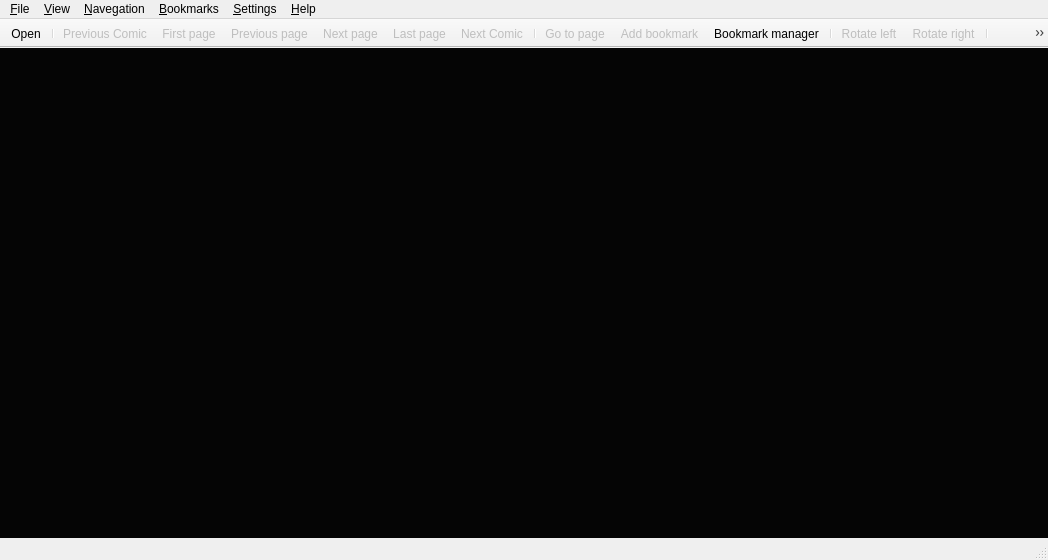
<?xml version="1.0" encoding="UTF-8"?>
<ui version="4.0">
 <author>Michell Stuttgart Faria</author>
 <class>MainWindowView</class>
 <widget class="QMainWindow" name="MainWindowView">
  <property name="geometry">
   <rect>
    <x>0</x>
    <y>0</y>
    <width>1048</width>
    <height>560</height>
   </rect>
  </property>
  <property name="sizePolicy">
   <sizepolicy hsizetype="Expanding" vsizetype="Expanding">
    <horstretch>0</horstretch>
    <verstretch>0</verstretch>
   </sizepolicy>
  </property>
  <property name="baseSize">
   <size>
    <width>0</width>
    <height>3</height>
   </size>
  </property>
  <property name="focusPolicy">
   <enum>Qt::WheelFocus</enum>
  </property>
  <property name="windowTitle">
   <string>Pynocchio Comic Reader</string>
  </property>
  <property name="windowIcon">
   <iconset resource="../rsc/main_window_view.qrc">
    <normaloff>:/icons/pynocchio_icon_2.png</normaloff>:/icons/pynocchio_icon_2.png</iconset>
  </property>
  <property name="accessibleName">
   <string>Pynocchio Comic Reader</string>
  </property>
  <property name="accessibleDescription">
   <string>The Best Comic Reader</string>
  </property>
  <property name="iconSize">
   <size>
    <width>22</width>
    <height>22</height>
   </size>
  </property>
  <property name="toolButtonStyle">
   <enum>Qt::ToolButtonIconOnly</enum>
  </property>
  <property name="animated">
   <bool>false</bool>
  </property>
  <property name="documentMode">
   <bool>false</bool>
  </property>
  <property name="tabShape">
   <enum>QTabWidget::Rounded</enum>
  </property>
  <property name="dockNestingEnabled">
   <bool>false</bool>
  </property>
  <property name="unifiedTitleAndToolBarOnMac">
   <bool>true</bool>
  </property>
  <widget class="QWidget" name="central_widget">
   <property name="sizePolicy">
    <sizepolicy hsizetype="Preferred" vsizetype="Preferred">
     <horstretch>0</horstretch>
     <verstretch>0</verstretch>
    </sizepolicy>
   </property>
   <property name="autoFillBackground">
    <bool>true</bool>
   </property>
   <layout class="QHBoxLayout" name="horizontalLayout">
    <property name="margin">
     <number>0</number>
    </property>
    <item>
     <widget class="QScrollAreaViewer" name="qscroll_area_viewer">
      <property name="sizePolicy">
       <sizepolicy hsizetype="Expanding" vsizetype="Expanding">
        <horstretch>0</horstretch>
        <verstretch>0</verstretch>
       </sizepolicy>
      </property>
      <property name="focusPolicy">
       <enum>Qt::ClickFocus</enum>
      </property>
      <property name="layoutDirection">
       <enum>Qt::LeftToRight</enum>
      </property>
      <property name="autoFillBackground">
       <bool>true</bool>
      </property>
      <property name="styleSheet">
       <string notr="true">background-color: rgb(5, 5, 5);</string>
      </property>
      <property name="frameShape">
       <enum>QFrame::HLine</enum>
      </property>
      <property name="frameShadow">
       <enum>QFrame::Plain</enum>
      </property>
      <property name="lineWidth">
       <number>0</number>
      </property>
      <property name="verticalScrollBarPolicy">
       <enum>Qt::ScrollBarAlwaysOff</enum>
      </property>
      <property name="horizontalScrollBarPolicy">
       <enum>Qt::ScrollBarAlwaysOff</enum>
      </property>
      <property name="widgetResizable">
       <bool>true</bool>
      </property>
      <property name="alignment">
       <set>Qt::AlignCenter</set>
      </property>
      <widget class="QWidget" name="scroll_area_widget_contents">
       <property name="geometry">
        <rect>
         <x>0</x>
         <y>0</y>
         <width>1048</width>
         <height>485</height>
        </rect>
       </property>
       <property name="sizePolicy">
        <sizepolicy hsizetype="Expanding" vsizetype="Expanding">
         <horstretch>0</horstretch>
         <verstretch>0</verstretch>
        </sizepolicy>
       </property>
       <property name="autoFillBackground">
        <bool>false</bool>
       </property>
       <layout class="QHBoxLayout" name="horizontalLayout_2">
        <property name="spacing">
         <number>0</number>
        </property>
        <property name="sizeConstraint">
         <enum>QLayout::SetMaximumSize</enum>
        </property>
        <property name="margin">
         <number>0</number>
        </property>
        <item>
         <widget class="QLabel" name="label">
          <property name="sizePolicy">
           <sizepolicy hsizetype="Preferred" vsizetype="Preferred">
            <horstretch>20</horstretch>
            <verstretch>20</verstretch>
           </sizepolicy>
          </property>
          <property name="mouseTracking">
           <bool>false</bool>
          </property>
          <property name="focusPolicy">
           <enum>Qt::ClickFocus</enum>
          </property>
          <property name="layoutDirection">
           <enum>Qt::LeftToRight</enum>
          </property>
          <property name="autoFillBackground">
           <bool>false</bool>
          </property>
          <property name="frameShape">
           <enum>QFrame::NoFrame</enum>
          </property>
          <property name="frameShadow">
           <enum>QFrame::Plain</enum>
          </property>
          <property name="lineWidth">
           <number>0</number>
          </property>
          <property name="midLineWidth">
           <number>0</number>
          </property>
          <property name="text">
           <string/>
          </property>
          <property name="textFormat">
           <enum>Qt::PlainText</enum>
          </property>
          <property name="pixmap">
           <pixmap resource="../rsc/main_window_view.qrc">:/icons/pynocchio_icon_2.png</pixmap>
          </property>
          <property name="scaledContents">
           <bool>false</bool>
          </property>
          <property name="alignment">
           <set>Qt::AlignCenter</set>
          </property>
          <property name="margin">
           <number>0</number>
          </property>
          <property name="textInteractionFlags">
           <set>Qt::NoTextInteraction</set>
          </property>
         </widget>
        </item>
       </layout>
      </widget>
     </widget>
    </item>
   </layout>
  </widget>
  <widget class="QMenuBar" name="menubar">
   <property name="geometry">
    <rect>
     <x>0</x>
     <y>0</y>
     <width>1048</width>
     <height>23</height>
    </rect>
   </property>
   <property name="sizePolicy">
    <sizepolicy hsizetype="Fixed" vsizetype="Fixed">
     <horstretch>0</horstretch>
     <verstretch>0</verstretch>
    </sizepolicy>
   </property>
   <property name="acceptDrops">
    <bool>false</bool>
   </property>
   <property name="autoFillBackground">
    <bool>false</bool>
   </property>
   <property name="defaultUp">
    <bool>false</bool>
   </property>
   <widget class="QMenu" name="menu_file">
    <property name="title">
     <string>&amp;File</string>
    </property>
    <widget class="QMenu" name="menu_recent_files">
     <property name="enabled">
      <bool>true</bool>
     </property>
     <property name="tearOffEnabled">
      <bool>false</bool>
     </property>
     <property name="title">
      <string>&amp;Recent files</string>
     </property>
     <property name="icon">
      <iconset resource="../rsc/main_window_view.qrc">
       <normaloff>:/icons/elementary3-icon-theme/actions/48/document-open-recent.svg</normaloff>:/icons/elementary3-icon-theme/actions/48/document-open-recent.svg</iconset>
     </property>
     <property name="separatorsCollapsible">
      <bool>false</bool>
     </property>
    </widget>
    <addaction name="action_open"/>
    <addaction name="action_open_folder"/>
    <addaction name="action_save_image"/>
    <addaction name="menu_recent_files"/>
    <addaction name="separator"/>
    <addaction name="action_exit"/>
   </widget>
   <widget class="QMenu" name="menu_view">
    <property name="title">
     <string>&amp;View</string>
    </property>
    <addaction name="action_fullscreen"/>
    <addaction name="separator"/>
    <addaction name="action_original_fit"/>
    <addaction name="action_vertical_fit"/>
    <addaction name="action_horizontal_fit"/>
    <addaction name="action_best_fit"/>
    <addaction name="separator"/>
    <addaction name="action_rotate_left"/>
    <addaction name="action_rotate_right"/>
   </widget>
   <widget class="QMenu" name="menu_navegation">
    <property name="acceptDrops">
     <bool>false</bool>
    </property>
    <property name="tearOffEnabled">
     <bool>false</bool>
    </property>
    <property name="title">
     <string>&amp;Navegation</string>
    </property>
    <addaction name="action_next_page"/>
    <addaction name="action_previous_page"/>
    <addaction name="separator"/>
    <addaction name="action_first_page"/>
    <addaction name="action_last_page"/>
    <addaction name="separator"/>
    <addaction name="action_go_to_page"/>
    <addaction name="separator"/>
    <addaction name="action_next_comic"/>
    <addaction name="action_previous_comic"/>
   </widget>
   <widget class="QMenu" name="menu_Help">
    <property name="title">
     <string>&amp;Help</string>
    </property>
    <addaction name="action_about"/>
    <addaction name="action_about_qt"/>
   </widget>
   <widget class="QMenu" name="menu_Settings">
    <property name="title">
     <string>&amp;Settings</string>
    </property>
    <addaction name="action_show_toolbar"/>
    <addaction name="action_show_statusbar"/>
    <addaction name="separator"/>
    <addaction name="action_preference_dialog"/>
   </widget>
   <widget class="QMenu" name="menu_bookmarks">
    <property name="tearOffEnabled">
     <bool>false</bool>
    </property>
    <property name="title">
     <string>&amp;Bookmarks</string>
    </property>
    <property name="separatorsCollapsible">
     <bool>true</bool>
    </property>
    <widget class="QMenu" name="menu_recent_bookmarks">
     <property name="title">
      <string>&amp;Recente bookmarks</string>
     </property>
     <property name="icon">
      <iconset resource="../rsc/main_window_view.qrc">
       <normaloff>:/icons/elementary3-icon-theme/actions/48/document-open-recent.svg</normaloff>:/icons/elementary3-icon-theme/actions/48/document-open-recent.svg</iconset>
     </property>
     <addaction name="action_bookmark_1"/>
     <addaction name="action_bookmark_2"/>
     <addaction name="action_bookmark_3"/>
     <addaction name="action_bookmark_4"/>
     <addaction name="action_bookmark_5"/>
    </widget>
    <addaction name="action_add_bookmark"/>
    <addaction name="action_remove_bookmark"/>
    <addaction name="separator"/>
    <addaction name="action_bookmark_manager"/>
    <addaction name="menu_recent_bookmarks"/>
   </widget>
   <addaction name="menu_file"/>
   <addaction name="menu_view"/>
   <addaction name="menu_navegation"/>
   <addaction name="menu_bookmarks"/>
   <addaction name="menu_Settings"/>
   <addaction name="menu_Help"/>
  </widget>
  <widget class="QToolBar" name="toolbar">
   <property name="enabled">
    <bool>true</bool>
   </property>
   <property name="sizePolicy">
    <sizepolicy hsizetype="Maximum" vsizetype="Maximum">
     <horstretch>0</horstretch>
     <verstretch>0</verstretch>
    </sizepolicy>
   </property>
   <property name="focusPolicy">
    <enum>Qt::ClickFocus</enum>
   </property>
   <property name="acceptDrops">
    <bool>true</bool>
   </property>
   <property name="windowTitle">
    <string>toolBar</string>
   </property>
   <property name="autoFillBackground">
    <bool>true</bool>
   </property>
   <property name="movable">
    <bool>false</bool>
   </property>
   <property name="toolButtonStyle">
    <enum>Qt::ToolButtonIconOnly</enum>
   </property>
   <property name="floatable">
    <bool>false</bool>
   </property>
   <attribute name="toolBarArea">
    <enum>TopToolBarArea</enum>
   </attribute>
   <attribute name="toolBarBreak">
    <bool>false</bool>
   </attribute>
   <addaction name="action_open"/>
   <addaction name="separator"/>
   <addaction name="action_previous_comic"/>
   <addaction name="action_first_page"/>
   <addaction name="action_previous_page"/>
   <addaction name="action_next_page"/>
   <addaction name="action_last_page"/>
   <addaction name="action_next_comic"/>
   <addaction name="separator"/>
   <addaction name="action_go_to_page"/>
   <addaction name="action_add_bookmark"/>
   <addaction name="action_bookmark_manager"/>
   <addaction name="separator"/>
   <addaction name="action_rotate_left"/>
   <addaction name="action_rotate_right"/>
   <addaction name="separator"/>
   <addaction name="action_original_fit"/>
   <addaction name="action_vertical_fit"/>
   <addaction name="action_horizontal_fit"/>
   <addaction name="action_best_fit"/>
   <addaction name="action_fullscreen"/>
   <addaction name="separator"/>
   <addaction name="action_exit"/>
  </widget>
  <widget class="StatusBar" name="statusbar"/>
  <action name="action_open">
   <property name="icon">
    <iconset resource="../rsc/main_window_view.qrc">
     <normaloff>:/icons/elementary3-icon-theme/actions/64/address-book-new.svg</normaloff>:/icons/elementary3-icon-theme/actions/64/address-book-new.svg</iconset>
   </property>
   <property name="text">
    <string>&amp;Open</string>
   </property>
   <property name="shortcut">
    <string>Ctrl+O</string>
   </property>
   <property name="menuRole">
    <enum>QAction::TextHeuristicRole</enum>
   </property>
   <property name="iconVisibleInMenu">
    <bool>true</bool>
   </property>
  </action>
  <action name="action_about">
   <property name="icon">
    <iconset resource="../rsc/main_window_view.qrc">
     <normaloff>:/icons/elementary3-icon-theme/actions/64/help-info.svg</normaloff>:/icons/elementary3-icon-theme/actions/64/help-info.svg</iconset>
   </property>
   <property name="text">
    <string>&amp;About Pynocchio</string>
   </property>
  </action>
  <action name="action_about_qt">
   <property name="text">
    <string>&amp;About Qt</string>
   </property>
  </action>
  <action name="action_exit">
   <property name="icon">
    <iconset resource="../rsc/main_window_view.qrc">
     <normaloff>:/icons/elementary3-icon-theme/actions/48/application-exit.svg</normaloff>:/icons/elementary3-icon-theme/actions/48/application-exit.svg</iconset>
   </property>
   <property name="text">
    <string>&amp;Exit</string>
   </property>
   <property name="shortcut">
    <string>Ctrl+Q</string>
   </property>
  </action>
  <action name="action_next_page">
   <property name="enabled">
    <bool>false</bool>
   </property>
   <property name="icon">
    <iconset resource="../rsc/main_window_view.qrc">
     <normaloff>:/icons/elementary3-icon-theme/actions/48/go-next.svg</normaloff>:/icons/elementary3-icon-theme/actions/48/go-next.svg</iconset>
   </property>
   <property name="text">
    <string>&amp;Next page</string>
   </property>
   <property name="shortcut">
    <string>Right</string>
   </property>
   <property name="shortcutContext">
    <enum>Qt::WindowShortcut</enum>
   </property>
   <property name="visible">
    <bool>true</bool>
   </property>
   <property name="priority">
    <enum>QAction::HighPriority</enum>
   </property>
  </action>
  <action name="action_previous_page">
   <property name="enabled">
    <bool>false</bool>
   </property>
   <property name="icon">
    <iconset resource="../rsc/main_window_view.qrc">
     <normaloff>:/icons/elementary3-icon-theme/actions/48/go-previous.svg</normaloff>:/icons/elementary3-icon-theme/actions/48/go-previous.svg</iconset>
   </property>
   <property name="text">
    <string>&amp;Previous page</string>
   </property>
   <property name="shortcut">
    <string>Left</string>
   </property>
   <property name="shortcutContext">
    <enum>Qt::WindowShortcut</enum>
   </property>
   <property name="visible">
    <bool>true</bool>
   </property>
  </action>
  <action name="action_first_page">
   <property name="enabled">
    <bool>false</bool>
   </property>
   <property name="icon">
    <iconset resource="../rsc/main_window_view.qrc">
     <normaloff>:/icons/elementary3-icon-theme/actions/48/go-first.svg</normaloff>:/icons/elementary3-icon-theme/actions/48/go-first.svg</iconset>
   </property>
   <property name="text">
    <string>&amp;First page</string>
   </property>
   <property name="shortcut">
    <string>Ctrl+Left</string>
   </property>
   <property name="shortcutContext">
    <enum>Qt::WindowShortcut</enum>
   </property>
  </action>
  <action name="action_last_page">
   <property name="enabled">
    <bool>false</bool>
   </property>
   <property name="icon">
    <iconset resource="../rsc/main_window_view.qrc">
     <normaloff>:/icons/elementary3-icon-theme/actions/48/go-last.svg</normaloff>:/icons/elementary3-icon-theme/actions/48/go-last.svg</iconset>
   </property>
   <property name="text">
    <string>&amp;Last page</string>
   </property>
   <property name="shortcut">
    <string>Ctrl+Right</string>
   </property>
   <property name="shortcutContext">
    <enum>Qt::WindowShortcut</enum>
   </property>
  </action>
  <action name="action_rotate_left">
   <property name="checkable">
    <bool>false</bool>
   </property>
   <property name="enabled">
    <bool>false</bool>
   </property>
   <property name="icon">
    <iconset resource="../rsc/main_window_view.qrc">
     <normaloff>:/icons/elementary3-icon-theme/actions/48/object-rotate-left.svg</normaloff>:/icons/elementary3-icon-theme/actions/48/object-rotate-left.svg</iconset>
   </property>
   <property name="text">
    <string>&amp;Rotate left</string>
   </property>
   <property name="shortcut">
    <string>Ctrl+Shift+R</string>
   </property>
   <property name="shortcutContext">
    <enum>Qt::WidgetShortcut</enum>
   </property>
  </action>
  <action name="action_rotate_right">
   <property name="enabled">
    <bool>false</bool>
   </property>
   <property name="icon">
    <iconset resource="../rsc/main_window_view.qrc">
     <normaloff>:/icons/elementary3-icon-theme/actions/48/object-rotate-right.svg</normaloff>:/icons/elementary3-icon-theme/actions/48/object-rotate-right.svg</iconset>
   </property>
   <property name="text">
    <string>&amp;Rotate right</string>
   </property>
   <property name="shortcut">
    <string>Ctrl+R</string>
   </property>
   <property name="shortcutContext">
    <enum>Qt::WidgetShortcut</enum>
   </property>
  </action>
  <action name="action_horizontal_fit">
   <property name="checkable">
    <bool>true</bool>
   </property>
   <property name="checked">
    <bool>false</bool>
   </property>
   <property name="enabled">
    <bool>false</bool>
   </property>
   <property name="icon">
    <iconset resource="../rsc/main_window_view.qrc">
     <normaloff>:/icons/freeiconmaker-icons/horizontal-fit.svg</normaloff>:/icons/freeiconmaker-icons/horizontal-fit.svg</iconset>
   </property>
   <property name="text">
    <string>&amp;Horizontal fit</string>
   </property>
   <property name="shortcut">
    <string>Ctrl+K</string>
   </property>
   <property name="visible">
    <bool>true</bool>
   </property>
  </action>
  <action name="action_fullscreen">
   <property name="checkable">
    <bool>false</bool>
   </property>
   <property name="enabled">
    <bool>false</bool>
   </property>
   <property name="icon">
    <iconset resource="../rsc/main_window_view.qrc">
     <normaloff>:/icons/freeiconmaker-icons/fullscreen.svg</normaloff>:/icons/freeiconmaker-icons/fullscreen.svg</iconset>
   </property>
   <property name="text">
    <string>&amp;Fullscreen</string>
   </property>
   <property name="shortcut">
    <string>F</string>
   </property>
   <property name="shortcutContext">
    <enum>Qt::WidgetShortcut</enum>
   </property>
  </action>
  <action name="action_go_to_page">
   <property name="enabled">
    <bool>false</bool>
   </property>
   <property name="icon">
    <iconset resource="../rsc/main_window_view.qrc">
     <normaloff>:/icons/elementary3-icon-theme/actions/48/search.svg</normaloff>:/icons/elementary3-icon-theme/actions/48/search.svg</iconset>
   </property>
   <property name="text">
    <string>&amp;Go to page...</string>
   </property>
   <property name="shortcut">
    <string>Ctrl+G</string>
   </property>
  </action>
  <action name="action_original_fit">
   <property name="checkable">
    <bool>true</bool>
   </property>
   <property name="checked">
    <bool>true</bool>
   </property>
   <property name="enabled">
    <bool>false</bool>
   </property>
   <property name="icon">
    <iconset resource="../rsc/main_window_view.qrc">
     <normaloff>:/icons/freeiconmaker-icons/original-fit.svg</normaloff>:/icons/freeiconmaker-icons/original-fit.svg</iconset>
   </property>
   <property name="text">
    <string>&amp;Original fit</string>
   </property>
   <property name="shortcut">
    <string>Ctrl+H</string>
   </property>
   <property name="shortcutContext">
    <enum>Qt::ApplicationShortcut</enum>
   </property>
   <property name="visible">
    <bool>true</bool>
   </property>
  </action>
  <action name="action_show_toolbar">
   <property name="checkable">
    <bool>true</bool>
   </property>
   <property name="checked">
    <bool>true</bool>
   </property>
   <property name="text">
    <string>&amp;Show Toolbar</string>
   </property>
  </action>
  <action name="action_show_statusbar">
   <property name="checkable">
    <bool>true</bool>
   </property>
   <property name="checked">
    <bool>true</bool>
   </property>
   <property name="text">
    <string>S&amp;how Statusbar</string>
   </property>
  </action>
  <action name="action_add_bookmark">
   <property name="enabled">
    <bool>false</bool>
   </property>
   <property name="icon">
    <iconset resource="../rsc/main_window_view.qrc">
     <normaloff>:/icons/elementary3-icon-theme/actions/64/bookmark_add.svg</normaloff>:/icons/elementary3-icon-theme/actions/64/bookmark_add.svg</iconset>
   </property>
   <property name="text">
    <string>&amp;Add bookmark</string>
   </property>
   <property name="visible">
    <bool>true</bool>
   </property>
  </action>
  <action name="action_remove_bookmark">
   <property name="enabled">
    <bool>false</bool>
   </property>
   <property name="icon">
    <iconset resource="../rsc/main_window_view.qrc">
     <normaloff>:/icons/elementary3-icon-theme/actions/64/stock_delete.svg</normaloff>:/icons/elementary3-icon-theme/actions/64/stock_delete.svg</iconset>
   </property>
   <property name="text">
    <string>&amp;Remove bookmark</string>
   </property>
  </action>
  <action name="action_bookmark_manager">
   <property name="enabled">
    <bool>true</bool>
   </property>
   <property name="icon">
    <iconset resource="../rsc/main_window_view.qrc">
     <normaloff>:/icons/elementary3-icon-theme/apps/64/office-database.svg</normaloff>:/icons/elementary3-icon-theme/apps/64/office-database.svg</iconset>
   </property>
   <property name="text">
    <string>Bookmark &amp;manager</string>
   </property>
  </action>
  <action name="action_open_folder">
   <property name="text">
    <string>Open &amp;Folder</string>
   </property>
   <property name="visible">
    <bool>false</bool>
   </property>
   <property name="menuRole">
    <enum>QAction::TextHeuristicRole</enum>
   </property>
   <property name="iconVisibleInMenu">
    <bool>true</bool>
   </property>
  </action>
  <action name="action_next_comic">
   <property name="enabled">
    <bool>false</bool>
   </property>
   <property name="icon">
    <iconset resource="../rsc/main_window_view.qrc">
     <normaloff>:/icons/elementary3-icon-theme/actions/48/media-skip-forward.svg</normaloff>:/icons/elementary3-icon-theme/actions/48/media-skip-forward.svg</iconset>
   </property>
   <property name="text">
    <string>Next Comic</string>
   </property>
   <property name="shortcut">
    <string>Ctrl+Shift+Right</string>
   </property>
   <property name="shortcutContext">
    <enum>Qt::WindowShortcut</enum>
   </property>
  </action>
  <action name="action_previous_comic">
   <property name="enabled">
    <bool>false</bool>
   </property>
   <property name="icon">
    <iconset resource="../rsc/main_window_view.qrc">
     <normaloff>:/icons/elementary3-icon-theme/actions/48/media-skip-backward.svg</normaloff>:/icons/elementary3-icon-theme/actions/48/media-skip-backward.svg</iconset>
   </property>
   <property name="text">
    <string>Previous Comic</string>
   </property>
   <property name="shortcut">
    <string>Ctrl+Shift+Left</string>
   </property>
   <property name="shortcutContext">
    <enum>Qt::WindowShortcut</enum>
   </property>
  </action>
  <action name="action_preference_dialog">
   <property name="icon">
    <iconset resource="../rsc/main_window_view.qrc">
     <normaloff>:/icons/elementary3-icon-theme/actions/48/document-properties.svg</normaloff>:/icons/elementary3-icon-theme/actions/48/document-properties.svg</iconset>
   </property>
   <property name="text">
    <string>Preferences</string>
   </property>
  </action>
  <action name="action_vertical_fit">
   <property name="checkable">
    <bool>true</bool>
   </property>
   <property name="checked">
    <bool>false</bool>
   </property>
   <property name="enabled">
    <bool>false</bool>
   </property>
   <property name="icon">
    <iconset resource="../rsc/main_window_view.qrc">
     <normaloff>:/icons/freeiconmaker-icons/vertical-fit.svg</normaloff>:/icons/freeiconmaker-icons/vertical-fit.svg</iconset>
   </property>
   <property name="text">
    <string>&amp;Vertical fit</string>
   </property>
   <property name="shortcut">
    <string>Ctrl+J</string>
   </property>
   <property name="autoRepeat">
    <bool>true</bool>
   </property>
   <property name="visible">
    <bool>true</bool>
   </property>
  </action>
  <action name="action_best_fit">
   <property name="checkable">
    <bool>true</bool>
   </property>
   <property name="checked">
    <bool>false</bool>
   </property>
   <property name="enabled">
    <bool>false</bool>
   </property>
   <property name="icon">
    <iconset resource="../rsc/main_window_view.qrc">
     <normaloff>:/icons/freeiconmaker-icons/best-fit.svg</normaloff>:/icons/freeiconmaker-icons/best-fit.svg</iconset>
   </property>
   <property name="text">
    <string>&amp;Best fit</string>
   </property>
   <property name="shortcut">
    <string>Ctrl+L</string>
   </property>
   <property name="visible">
    <bool>true</bool>
   </property>
  </action>
  <action name="action_save_image">
   <property name="enabled">
    <bool>true</bool>
   </property>
   <property name="icon">
    <iconset resource="../rsc/main_window_view.qrc">
     <normaloff>:/icons/elementary3-icon-theme/actions/64/go-down.svg</normaloff>:/icons/elementary3-icon-theme/actions/64/go-down.svg</iconset>
   </property>
   <property name="text">
    <string>&amp;Save image</string>
   </property>
   <property name="whatsThis">
    <string>Save current image in disk.</string>
   </property>
   <property name="shortcut">
    <string>Ctrl+S</string>
   </property>
  </action>
  <action name="action_bookmark_1">
   <property name="icon">
    <iconset resource="../rsc/main_window_view.qrc">
     <normaloff>:/icons/elementary3-icon-theme/actions/48/dialog-apply.svg</normaloff>:/icons/elementary3-icon-theme/actions/48/dialog-apply.svg</iconset>
   </property>
   <property name="text">
    <string notr="true">bookmark_1</string>
   </property>
   <property name="iconText">
    <string>bookmark</string>
   </property>
   <property name="toolTip">
    <string>bookmark</string>
   </property>
   <property name="visible">
    <bool>false</bool>
   </property>
  </action>
  <action name="action_bookmark_2">
   <property name="icon">
    <iconset resource="../rsc/main_window_view.qrc">
     <normaloff>:/icons/elementary3-icon-theme/actions/48/dialog-apply.svg</normaloff>:/icons/elementary3-icon-theme/actions/48/dialog-apply.svg</iconset>
   </property>
   <property name="text">
    <string>bookmark_2</string>
   </property>
   <property name="visible">
    <bool>false</bool>
   </property>
  </action>
  <action name="action_bookmark_3">
   <property name="icon">
    <iconset resource="../rsc/main_window_view.qrc">
     <normaloff>:/icons/elementary3-icon-theme/actions/48/dialog-apply.svg</normaloff>:/icons/elementary3-icon-theme/actions/48/dialog-apply.svg</iconset>
   </property>
   <property name="text">
    <string>bookmark_3</string>
   </property>
   <property name="visible">
    <bool>false</bool>
   </property>
  </action>
  <action name="action_bookmark_4">
   <property name="icon">
    <iconset resource="../rsc/main_window_view.qrc">
     <normaloff>:/icons/elementary3-icon-theme/actions/48/dialog-apply.svg</normaloff>:/icons/elementary3-icon-theme/actions/48/dialog-apply.svg</iconset>
   </property>
   <property name="text">
    <string>bookmark_4</string>
   </property>
   <property name="visible">
    <bool>false</bool>
   </property>
  </action>
  <action name="action_bookmark_5">
   <property name="icon">
    <iconset resource="../rsc/main_window_view.qrc">
     <normaloff>:/icons/elementary3-icon-theme/actions/48/dialog-apply.svg</normaloff>:/icons/elementary3-icon-theme/actions/48/dialog-apply.svg</iconset>
   </property>
   <property name="text">
    <string>bookmark_5</string>
   </property>
   <property name="visible">
    <bool>false</bool>
   </property>
  </action>
 </widget>
 <customwidgets>
  <customwidget>
   <class>QScrollAreaViewer</class>
   <extends>QScrollArea</extends>
   <header location="global">qscroll_area_viewer.h</header>
   <container>1</container>
  </customwidget>
  <customwidget>
   <class>StatusBar</class>
   <extends>QStatusBar</extends>
   <header location="global">status_bar.h</header>
  </customwidget>
 </customwidgets>
 <resources>
  <include location="../rsc/main_window_view.qrc"/>
  <include location="../rsc/main_window_view.qrc"/>
  <include location="../rsc/main_window_view.qrc"/>
 </resources>
 <connections/>
 <designerdata>
  <property name="gridDeltaX">
   <number>10</number>
  </property>
  <property name="gridDeltaY">
   <number>10</number>
  </property>
  <property name="gridSnapX">
   <bool>true</bool>
  </property>
  <property name="gridSnapY">
   <bool>true</bool>
  </property>
  <property name="gridVisible">
   <bool>true</bool>
  </property>
 </designerdata>
</ui>
